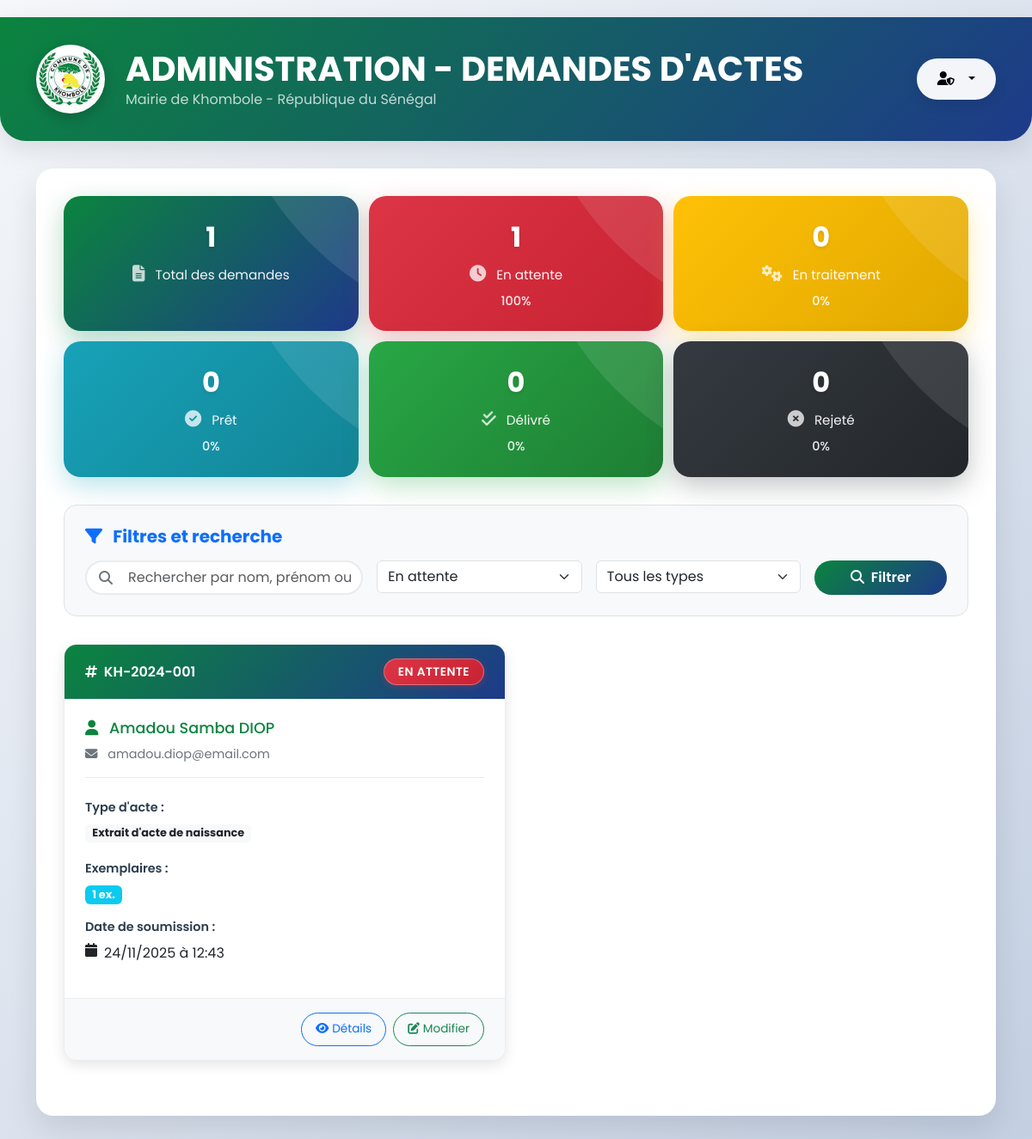
/liste_demandes.php?statut=en_attente (signed in), run on the app's committed database.
### tables this page shows
CREATE TABLE IF NOT EXISTS demandes_actes (
    id INT AUTO_INCREMENT PRIMARY KEY,
    numero_demande VARCHAR(20) UNIQUE NOT NULL,
    type_acte ENUM(
        'extrait_naissance',
        'copie_litterale_naissance', 
        'extrait_mariage',
        'certificat_residence',
        'certificat_vie_individuelle',
        'certificat_vie_collective',
        'certificat_deces'
    ) NOT NULL,
    nombre_exemplaires INT DEFAULT 1 NOT NULL,
    
     
    nom VARCHAR(100) NOT NULL,
    prenoms VARCHAR(200) NOT NULL,
    date_naissance DATE NOT NULL,
    lieu_naissance VARCHAR(100) NOT NULL,
    annee_registre YEAR NOT NULL,
    numero_registre VARCHAR(50) NOT NULL,
    qualite_demandeur ENUM('titulaire', 'parent', 'representant_legal') NOT NULL,
    adresse_actuelle TEXT NOT NULL,
    telephone VARCHAR(20) NOT NULL,
    email VARCHAR(100) NOT NULL,
    
     
    mode_delivrance ENUM('retrait_physique', 'envoi_electronique') NOT NULL,
    mode_paiement ENUM('wave', 'orange_money') NOT NULL,
    
     
    consentement_donnees BOOLEAN NOT NULL DEFAULT FALSE,
    acceptation_clause BOOLEAN NOT NULL DEFAULT FALSE,
    
     
    statut ENUM('en_attente', 'en_traitement', 'pret', 'delivre', 'rejete') DEFAULT 'en_attente',
    commentaire_admin TEXT,
    
     
    date_soumission TIMESTAMP DEFAULT CURRENT_TIMESTAMP,
    date_traitement TIMESTAMP NULL,
    date_delivrance TIMESTAMP NULL,
    
     
    ip_soumission VARCHAR(45),
    user_agent TEXT,
    
    INDEX idx_numero_demande (numero_demande),
    INDEX idx_statut (statut),
    INDEX idx_type_acte (type_acte),
    INDEX idx_date_soumission (date_soumission)
);

### liste_demandes.php (the view, shortened to what this page needs)
<?php
require_once 'db_connection.php';
$demandes = [];
$totalDemandes = 0;
$page = isset($_GET['page']) ? max(1, intval($_GET['page'])) : 1;
$parPage = 10;
$offset = ($page - 1) * $parPage;
$filtreStatut = $_GET['statut'] ?? '';
$recherche = $_GET['recherche'] ?? '';
try {
    $pdo = createPDOConnection();
    $whereConditions = [];
    $params = [];
    if (!empty($filtreStatut)) {
        $whereConditions[] = "statut = ?";
        $params[] = $filtreStatut;
    }
    $whereClause = !empty($whereConditions) ? 'WHERE ' . implode(' AND ', $whereConditions) : '';
    $sqlCount = "SELECT COUNT(*) as total FROM demandes_actes $whereClause";
    $stmtCount = $pdo->prepare($sqlCount);
    $stmtCount->execute($params);
    $totalDemandes = $stmtCount->fetch()['total'];
    $sql = "SELECT * FROM demandes_actes $whereClause ORDER BY date_soumission DESC LIMIT $parPage OFFSET $offset";
    $stmt = $pdo->prepare($sql);
    $stmt->execute($params);
    $demandes = $stmt->fetchAll();
} catch (PDOException $e) {
    $erreur = "Erreur de connexion à la base de données.";
}
$typesActes = [
    'extrait_naissance' => 'Extrait d\'acte de naissance',
    'copie_litterale_naissance' => 'Copie littérale d\'acte de naissance',
    'extrait_mariage' => 'Extrait d\'acte de mariage',
    'certificat_residence' => 'Certificat de résidence',
    'certificat_vie_individuelle' => 'Certificat de vie individuelle',
    'certificat_vie_collective' => 'Certificat de vie collective',
    'certificat_deces' => 'Certificat de décès'
];
$statutsLabels = [
    'en_attente' => 'En attente',
    'en_traitement' => 'En traitement',
    'pret' => 'Prêt',
    'delivre' => 'Délivré',
    'rejete' => 'Rejeté'
];
$statutsColors = [
    'en_attente' => 'danger',
    'en_traitement' => 'warning',
    'pret' => 'info',
    'delivre' => 'success',
    'rejete' => 'dark'
];
$statsParStatut = [];
try {
    $sqlStats = "SELECT statut, COUNT(*) as nombre FROM demandes_actes GROUP BY statut";
    $stmtStats = $pdo->prepare($sqlStats);
    $stmtStats->execute();
    $resultStats = $stmtStats->fetchAll(PDO::FETCH_ASSOC);
    foreach (array_keys($statutsLabels) as $statut) {
        $statsParStatut[$statut] = 0;
    }
    foreach ($resultStats as $stat) {
        $statsParStatut[$stat['statut']] = $stat['nombre'];
    }
} catch (Exception $e) {
    foreach (array_keys($statutsLabels) as $statut) {
        $statsParStatut[$statut] = 0;
    }
}
?>
<!DOCTYPE html>
<html lang="fr">
<head>
    <link href="https://cdn.jsdelivr.net/npm/bootstrap@5.3.0/dist/css/bootstrap.min.css" rel="stylesheet">
    <link href="https://cdnjs.cloudflare.com/ajax/libs/font-awesome/6.4.0/css/all.min.css" rel="stylesheet">
</head>
<body>
    <div class="header-section">
        <div class="container">
            <div class="d-flex justify-content-between align-items-center">
                <div class="d-flex align-items-center">
                    <div class="logo-container me-4">
                        <div class="logo-circle">
                            <img src="logo.jpg" alt="Logo Mairie de Khombole" class="logo-img">
                        </div>
                    </div>
                    <div>
                        <h1 class="mb-0 fw-bold">ADMINISTRATION - DEMANDES D'ACTES</h1>
                        <p class="mb-0 opacity-75">Mairie de Khombole - République du Sénégal</p>
                    </div>
                </div>
                <div class="admin-section">
                    <div class="dropdown">
                        <button class="btn btn-light dropdown-toggle admin-btn" type="button" data-bs-toggle="dropdown">
                            <i class="fas fa-user-shield me-2"></i>
                        </button>
                    </div>
                </div>
            </div>
        </div>
    </div>
    <div class="container">
        <div class="main-container">
            <div class="stats-cards">
                <div class="stat-card stat-total">
                    <div class="stat-number"><?= $totalDemandes ?></div>
                    <div class="stat-label">
                        <i class="fas fa-file-alt"></i>
                        Total des demandes
                    </div>
                </div>
                <div class="stat-card stat-danger">
                    <div class="stat-number"><?= $statsParStatut['en_attente'] ?></div>
                    <div class="stat-label">
                        <i class="fas fa-clock"></i>
                        En attente
                    </div>
                    <div class="stat-percentage">
                        <?= $totalDemandes > 0 ? round(($statsParStatut['en_attente'] / $totalDemandes) * 100, 1) : 0 ?>%
                    </div>
                </div>
                <div class="stat-card stat-warning">
                    <div class="stat-number"><?= $statsParStatut['en_traitement'] ?></div>
                    <div class="stat-label">
                        <i class="fas fa-cogs"></i>
                        En traitement
                    </div>
                    <div class="stat-percentage">
                        <?= $totalDemandes > 0 ? round(($statsParStatut['en_traitement'] / $totalDemandes) * 100, 1) : 0 ?>%
                    </div>
                </div>
                <div class="stat-card stat-info">
                    <div class="stat-number"><?= $statsParStatut['pret'] ?></div>
                    <div class="stat-label">
                        <i class="fas fa-check-circle"></i>
                        Prêt
                    </div>
                    <div class="stat-percentage">
                        <?= $totalDemandes > 0 ? round(($statsParStatut['pret'] / $totalDemandes) * 100, 1) : 0 ?>%
                    </div>
                </div>
                <div class="stat-card stat-success">
                    <div class="stat-number"><?= $statsParStatut['delivre'] ?></div>
                    <div class="stat-label">
                        <i class="fas fa-check-double"></i>
                        Délivré
                    </div>
                    <div class="stat-percentage">
                        <?= $totalDemandes > 0 ? round(($statsParStatut['delivre'] / $totalDemandes) * 100, 1) : 0 ?>%
                    </div>
                </div>
                <div class="stat-card stat-dark">
                    <div class="stat-number"><?= $statsParStatut['rejete'] ?></div>
                    <div class="stat-label">
                        <i class="fas fa-times-circle"></i>
                        Rejeté
                    </div>
                    <div class="stat-percentage">
                        <?= $totalDemandes > 0 ? round(($statsParStatut['rejete'] / $totalDemandes) * 100, 1) : 0 ?>%
                    </div>
                </div>
            </div>
            <div class="filters-section">
                <h5 class="fw-bold text-primary mb-3">
                    <i class="fas fa-filter me-2"></i>
                    Filtres et recherche
                </h5>
                <form method="GET" class="row g-3">
                    <div class="col-md-4">
                        <div class="search-box">
                            <i class="fas fa-search"></i>
                            <input type="text" class="form-control" name="recherche"
                                   placeholder="Rechercher par nom, prénom ou numéro de registre..."
                                   value="<?= htmlspecialchars($recherche) ?>">
                        </div>
                    </div>
                    <div class="col-md-3">
                        <select class="form-select" name="statut">
                            <?php foreach ($statutsLabels as $statut => $label): ?>
                                <option value="<?= $statut ?>" <?= $filtreStatut === $statut ? 'selected' : '' ?>>
                                    <?= htmlspecialchars($label) ?>
                                </option>
                            <?php endforeach; ?>
                        </select>
                    </div>
                    <div class="col-md-3">
                        <select class="form-select" name="type">
                            <option value="">Tous les types</option>
                        </select>
                    </div>
                    <div class="col-md-2">
                        <button type="submit" class="btn btn-primary w-100">
                            <i class="fas fa-search me-1"></i>
                            Filtrer
                        </button>
                    </div>
                </form>
            </div>
            <?php if (!empty($demandes)): ?>
                <div class="demandes-grid">
                    <?php foreach ($demandes as $demande): ?>
                        <div class="demande-card">
                            <div class="card-header">
                                <div class="demande-numero">
                                    <i class="fas fa-hashtag me-1"></i>
                                    <?= htmlspecialchars($demande['numero_demande']) ?>
                                </div>
                                <div class="demande-statut">
                                    <span class="badge bg-<?= $statutsColors[$demande['statut']] ?> status-badge">
                                        <?= htmlspecialchars($statutsLabels[$demande['statut']] ?? $demande['statut']) ?>
                                    </span>
                                </div>
                            </div>
                            <div class="card-body">
                                <div class="demandeur-info">
                                    <h6 class="demandeur-nom">
                                        <i class="fas fa-user me-2"></i>
                                        <?= htmlspecialchars($demande['prenoms'] . ' ' . $demande['nom']) ?>
                                    </h6>
                                    <p class="demandeur-email">
                                        <i class="fas fa-envelope me-2"></i>
                                        <?= htmlspecialchars($demande['email']) ?>
                                    </p>
                                </div>
                                <div class="demande-details">
                                    <div class="detail-item">
                                        <span class="detail-label">Type d'acte :</span>
                                        <div class="detail-value">
                                            <?php
                                            $types = explode(',', $demande['type_acte']);
                                            foreach ($types as $type):
                                                $type = trim($type);
                                            ?>
                                                <span class="badge bg-light text-dark me-1 mb-1">
                                                    <?= htmlspecialchars($typesActes[$type] ?? $type) ?>
                                                </span>
                                            <?php endforeach; ?>
                                        </div>
                                    </div>
                                    <div class="detail-item">
                                        <span class="detail-label">Exemplaires :</span>
                                        <div class="detail-value">
                                            <?php
                                            $exemplaires = json_decode($demande['nombre_exemplaires'], true);
                                            if (is_array($exemplaires)):
                                                foreach ($exemplaires as $type => $nombre):
                                            ?>
                                                <span class="badge bg-info me-1 mb-1">
                                                    <?= htmlspecialchars($typesActes[$type] ?? $type) ?>: <?= $nombre ?>
                                                </span>
                                            <?php
                                                endforeach;
                                            else:
                                            ?>
                                                <span class="badge bg-info">
                                                    <?= htmlspecialchars($demande['nombre_exemplaires']) ?> ex.
                                                </span>
                                            <?php endif; ?>
                                        </div>
                                    </div>
                                    <div class="detail-item">
                                        <span class="detail-label">Date de soumission :</span>
                                        <div class="detail-value">
                                            <i class="fas fa-calendar me-1"></i>
                                            <?= date('d/m/Y à H:i', strtotime($demande['date_soumission'])) ?>
                                        </div>
                                    </div>
                                </div>
                            </div>
                            <div class="card-footer">
                                <div class="actions-buttons">
                                    <a href="detail_demande.php?numero=<?= urlencode($demande['numero_demande']) ?>&retour=liste"
                                       class="btn btn-outline-primary btn-sm">
                                        <i class="fas fa-eye me-1"></i>Détails
                                    </a>
                                    <button type="button" class="btn btn-outline-success btn-sm"
                                            data-bs-toggle="modal"
                                            data-bs-target="#modalStatut"
                                            data-demande-id="<?= $demande['id'] ?>"
                                            data-numero="<?= htmlspecialchars($demande['numero_demande']) ?>"
                                            data-statut-actuel="<?= htmlspecialchars($demande['statut']) ?>">
                                        <i class="fas fa-edit me-1"></i>Modifier
                                    </button>
                                </div>
                            </div>
                        </div>
                    <?php endforeach; ?>
                </div>
            <?php endif; ?>
        </div>
    </div>
</body>
</html>

### data on the page
demandes_actes: numero_demande "KH-2024-001", statut "EN ATTENTE", prenoms+nom "Amadou Samba DIOP", email "amadou.diop@email.com", type_acte "Extrait d'acte de naissance", nombre_exemplaires "1", date_soumission "24/11/2025 à 12:43"

### other printed values
$totalDemandes "1"
$statsParStatut['en_attente'] "1"
$statsParStatut['en_traitement'] "0"
$statsParStatut['pret'] "0"
$statsParStatut['delivre'] "0"
$statsParStatut['rejete'] "0"
form field statut "En attente"
